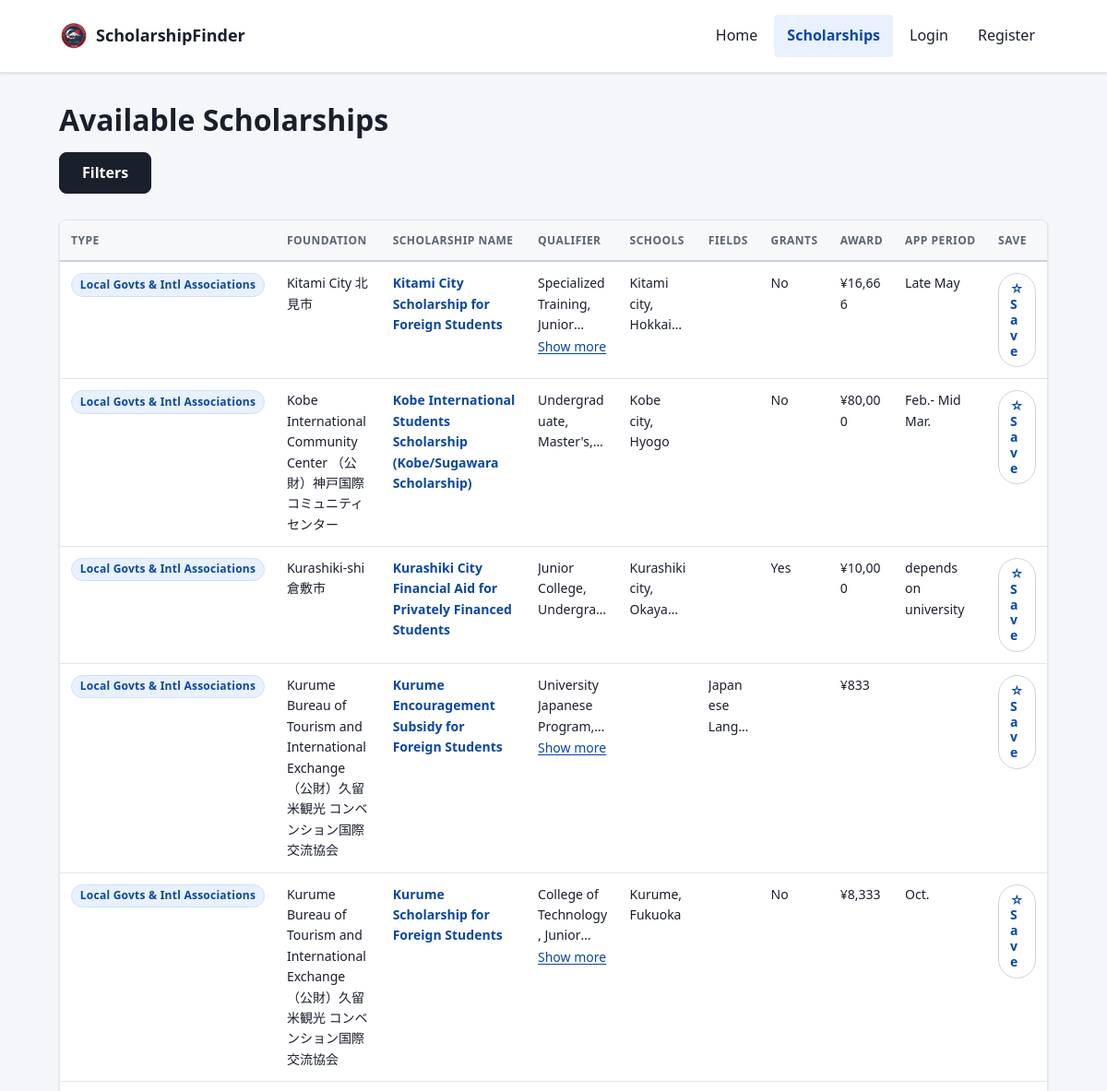
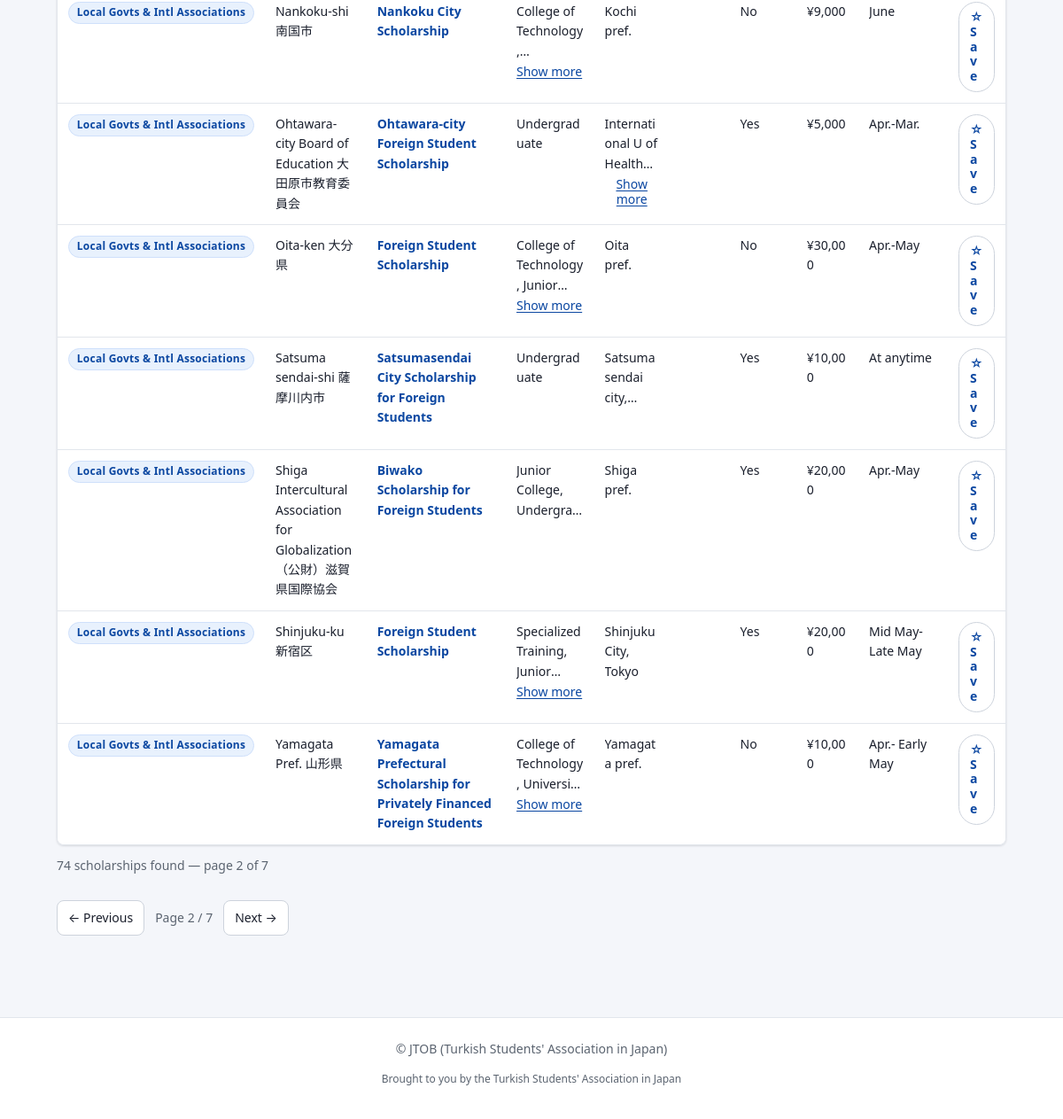
/scholarships/?page=2, run on the app's committed database (2 pictures, top to bottom).
### scholarships/models.py (models this page shows, shortened)
class Scholarship(models.Model):
    SECTION_CHOICES = [
        ("III", "Local Govts & Intl Associations"),
        ("IV", "Private Foundations"),
        ("V", "For Applicants Residing Abroad"),
    ]
    section = models.CharField(max_length=50, choices=SECTION_CHOICES)
    foundation_name = models.CharField(max_length=500)
    scholarship_name = models.CharField(max_length=500)
    address_contact = models.TextField(blank=True, default="")
    inquiry = models.CharField(max_length=50, blank=True, default="")
    application = models.CharField(max_length=50, blank=True, default="")
    qualifier = models.CharField(max_length=200, blank=True, default="")
    designated_schools = models.TextField(blank=True, default="")
    designated_fields = models.TextField(blank=True, default="")
    PLURAL_GRANTS_CHOICES = [("Yes", "Yes"), ("No", "No"), ("Unknown", "Unknown")]
    plural_grants = models.CharField(
        max_length=7, choices=PLURAL_GRANTS_CHOICES, blank=True, default=""
    )
    additional_requirements = models.TextField(blank=True, default="")
    contents = models.TextField(blank=True, default="")
    duration = models.CharField(max_length=200, blank=True, default="")
    application_period = models.CharField(max_length=200, blank=True, default="")
    selection_method = models.CharField(max_length=200, blank=True, default="")
    grantees = models.CharField(max_length=100, blank=True, default="")
    grantees_applications = models.CharField(max_length=100, blank=True, default="")
    notes = models.TextField(blank=True, default="")
    imported_at = models.DateTimeField(auto_now=True)
    class Meta:
        unique_together = ["foundation_name", "scholarship_name"]
        ordering = ["section", "foundation_name", "scholarship_name"]

### scholarships/views.py (the view)
# urls.py: path("scholarships/", views.scholarship_list, name="scholarship-list"),
def scholarship_list(request):
    scholarships = annotate_favorited(Scholarship.objects.all(), request.user)
    filter_form = ScholarshipFilterForm(request.GET or None)
    if filter_form.is_valid():
        scholarships = filter_scholarships(scholarships, filter_form.cleaned_data)
    paginator = Paginator(scholarships, SCHOLARSHIP_PAGE_SIZE)
    page_obj = paginator.get_page(request.GET.get("page"))
    filter_qs = request.GET.copy()
    filter_qs.pop("page", None)
    context = {
        "scholarships": page_obj,
        "filter_form": filter_form,
        "page_obj": page_obj,
        "paginator": paginator,
        "filter_querystring": filter_qs.urlencode(),
    }
    if request.headers.get("HX-Request"):
        return render(request, "scholarships/_scholarship_results.html", context)
    return render(request, "scholarships/scholarship_list.html", context)

### scholarships/templatetags/scholarship_extras.py (called while the page is built)
@register.filter
def expand_qualifier(qualifier_string):
    if not qualifier_string:
        return ""
    codes = [code.strip() for code in qualifier_string.split("\n") if code.strip()]
    expanded_names = []
    for code in codes:
        base_code = code.split("(")[0].strip()
        expanded_name = QUALIFIER_MAPPING.get(base_code, code)
        expanded_names.append(expanded_name)
    return ", ".join(expanded_names)

@register.filter
def display_grants(value):
    return value if value else ""

@register.filter
def get_section_display(section_code):
    section_mapping = {
        "III": "Local Govts & Intl Associations",
        "IV": "Private Foundations",
        "V": "For Applicants Residing Abroad",
    }
    return section_mapping.get(section_code, section_code)

def format_single_value(value_str, time_unit):
    try:
        value = float(value_str.replace(",", "")) * 1000
        time_unit = time_unit.upper() if time_unit else ""
        if time_unit in ["Y", "年"]:
            monthly_value = value / 12
        else:
            monthly_value = value
        return f"¥{int(monthly_value):,}"
    except (ValueError, TypeError):
        return None

### scholarships/views.py (called while the page is built, shortened)
def filter_scholarships(queryset, data):
    if data["section"]:
        queryset = queryset.filter(section=data["section"])
    if data["scholarship_name"]:
        queryset = queryset.filter(scholarship_name__icontains=data["scholarship_name"])
    if data["designated_schools"]:
        queryset = queryset.filter(
            designated_schools__icontains=data["designated_schools"]
        )
    if data["designated_fields"]:
        queryset = queryset.filter(
            designated_fields__icontains=data["designated_fields"]
        )
    if data["plural_grants"]:
        queryset = queryset.filter(plural_grants=data["plural_grants"])
    return queryset

def annotate_favorited(queryset, user):
    if not user.is_authenticated:
        return queryset
    fav_exists = Favorite.objects.filter(user=user, scholarship=OuterRef("pk"))
    return queryset.annotate(is_favorited=Exists(fav_exists))

### scholarships/templates/scholarships/scholarship_list.html (shortened to what this page needs)
{% extends "scholarships/base.html" %}
{% load scholarship_extras %}
{% block content %}
    <h1>Available Scholarships</h1>
    <button type="button" class="filter-toggle" onclick="toggleFilters()" aria-expanded="false">
        Filters
    </button>
    {% include "scholarships/_scholarship_results.html" %}
{% endblock %}

### scholarships/templates/scholarships/_scholarship_card.html (shortened to what this page needs)
{% load scholarship_extras %}
<tr>
    <td data-label="Type"><span class="section-badge">{{ s.section|get_section_display }}</span></td>
    <td data-label="Foundation">{{ s.foundation_name }}</td>
    <td data-label="Scholarship Name"><a href="{% url 'scholarship-detail' s.pk %}">{{ s.scholarship_name }}</a></td>
    <td data-label="Qualifier">
        <div class="text-clamp" id="qualifier-{{ s.pk }}">{{ s.qualifier|expand_qualifier }}</div>
        <button class="clamp-toggle" onclick="toggleClamp('qualifier-{{ s.pk }}')" data-target="qualifier-{{ s.pk }}">Show more</button>
    </td>
    <td data-label="Schools">
        <div class="text-clamp" id="schools-{{ s.pk }}">{{ s.designated_schools }}</div>
        <button class="clamp-toggle" onclick="toggleClamp('schools-{{ s.pk }}')" data-target="schools-{{ s.pk }}">Show more</button>
    </td>
    <td data-label="Fields">
        <div class="text-clamp" id="fields-{{ s.pk }}">{{ s.designated_fields }}</div>
    </td>
    <td data-label="Grants">{{ s.plural_grants|display_grants }}</td>
    <td data-label="Award">{{ s.contents|transform_award_amount }}</td>
    <td data-label="App Period">
        <div class="text-clamp" id="period-{{ s.pk }}">{{ s.application_period }}</div>
    </td>
    <td data-label="Save">{% include "scholarships/_favorite_button.html" with scholarship=s %}</td>
</tr>

### scholarships/templates/scholarships/_favorite_button.html
{% load static %}
{% if user.is_authenticated %}
    <span id="fav-{{ scholarship.pk }}" class="favorite-toggle">
        <form method="post" action="{% url 'toggle-favorite' scholarship.pk %}"
              hx-post="{% url 'toggle-favorite' scholarship.pk %}"
              hx-target="#fav-{{ scholarship.pk }}"
              hx-swap="outerHTML">
            {% csrf_token %}
            {% if scholarship.is_favorited %}
                <button type="submit" class="fav-btn is-favorited" aria-pressed="true" title="Remove from favorites">
                    ★ Saved
                </button>
            {% else %}
                <button type="submit" class="fav-btn" aria-pressed="false" title="Save to favorites">
                    ☆ Save
                </button>
            {% endif %}
        </form>
    </span>
{% else %}
    <a class="fav-btn fav-login" href="{% url 'login' %}?next={{ request.path }}" title="Login to save scholarships">
        ☆ Save
    </a>
{% endif %}

### scholarships/static/scholarships/style.css (style rules this page uses)
:root { --brand: #1a73e8; --brand-700: #0b47a1; --brand-050: #e8f1fd; --accent: #0d9488; --accent-050: #e6f5f3; --bg-app: #f4f6fa; --surface: #ffffff; --surface-muted: #f6f8fa; --surface-sunken: #eef1f5; --text: #1a1f2c; --text-muted: #5b6470; --text-subtle: #6b7280; --border: #e2e6ec; --border-strong: #cdd3dc; --success: #1a7f37; --success-bg: #dafbe1; --error: #b3261e; --error-bg: #fdecea; --warning: #8a5a00; --warning-bg: #fff3cd; --info: #0d7d8a; --info-bg: #e0f3f5; --text-xs: 0.75rem; --text-sm: 0.875rem; --text-base: 1rem; --text-md: 1.125rem; --text-lg: 1.25rem; --text-xl: 1.5rem; --text-2xl: 2rem; --text-3xl: 2.25rem; --space-1: 0.25rem; --space-2: 0.5rem; --space-3: 0.75rem; --space-4: 1rem; --space-5: 1.5rem; --space-6: 2rem; --space-7: 3rem; --space-8: 4rem; --radius-sm: 4px; --radius: 8px; --radius-lg: 12px; --radius-pill: 999px; --shadow-sm: 0 1px 2px rgba(15, 23, 42, 0.06), 0 1px 3px rgba(15, 23, 42, 0.08); --shadow-md: 0 4px 14px rgba(15, 23, 42, 0.08); --max-width: 70rem; --focus-ring: 0 0 0 3px rgba(26, 115, 232, 0.35); --color-bg: var(--surface); --color-text: var(--text); --color-text-muted: var(--text-muted); --color-border: var(--border); --color-focus: var(--brand); --color-success: var(--success); --color-error: var(--error); --color-warning: var(--warning); --color-info: var(--brand); --spacing-unit: var(--space-4); }
*, *::before, *::after { box-sizing: border-box; }
html { -webkit-text-size-adjust: 100%; }
body { margin: 0; padding: 0; font-family: system-ui, -apple-system, "Segoe UI", Roboto, "Helvetica Neue", Arial, sans-serif; font-size: var(--text-base); line-height: 1.6; color: var(--text); background: var(--bg-app); }
h1 { font-size: var(--text-2xl); line-height: 1.2; margin: 0 0 var(--space-4); color: var(--text); }
a { color: var(--brand-700); text-decoration: none; }
button, .button { display: inline-flex; align-items: center; justify-content: center; gap: var(--space-2); padding: var(--space-3) var(--space-4); min-height: 44px; font-size: var(--text-base); font-family: inherit; line-height: 1.2; border: 1px solid var(--border-strong); border-radius: var(--radius); background: var(--surface); color: var(--text); cursor: pointer; text-decoration: none; transition: background-color 0.15s ease, border-color 0.15s ease, color 0.15s ease, box-shadow 0.15s ease; }
.section-badge, .status-badge { display: inline-block; padding: 0.2rem 0.55rem; border-radius: var(--radius-pill); font-size: var(--text-xs); font-weight: 700; line-height: 1.4; white-space: nowrap; letter-spacing: 0.02em; }
.section-badge { background: var(--brand-050); color: var(--brand-700); border: 1px solid #cfe0fb; }
.filter-toggle { margin-bottom: var(--space-3); padding: var(--space-3) var(--space-5); background: var(--text); color: #fff; border: 1px solid var(--text); border-radius: var(--radius); font-weight: 600; cursor: pointer; font-size: var(--text-base); }
.scholarship-table td, .admin-table td { padding: var(--space-3); border-bottom: 1px solid var(--border); vertical-align: top; word-break: break-word; }
.scholarship-table tbody tr:last-child td, .admin-table tbody tr:last-child td { border-bottom: none; }
.scholarship-table a { font-weight: 600; color: var(--brand-700); text-decoration: none; }
.text-clamp { overflow: hidden; display: -webkit-box; -webkit-box-orient: vertical; -webkit-line-clamp: 3; line-clamp: 3; max-height: 4.8em; transition: max-height 0.3s ease; position: relative; }
.clamp-toggle { display: inline-block; margin-top: var(--space-1); padding: 0; min-height: 0; font-size: var(--text-sm); color: var(--brand-700); background: none; border: none; cursor: pointer; text-decoration: underline; text-underline-offset: 2px; }
.fav-btn { display: inline-flex; align-items: center; justify-content: center; gap: var(--space-2); padding: var(--space-2) var(--space-3); min-height: 36px; font-size: var(--text-sm); font-family: inherit; line-height: 1.2; border: 1px solid var(--border-strong); border-radius: var(--radius-pill); background: var(--surface); color: var(--text); cursor: pointer; text-decoration: none; transition: background-color 0.15s ease, border-color 0.15s ease, color 0.15s ease; }

### data on the page
Scholarship: section|get_section_display "Local Govts & Intl Associations", foundation_name "Kitami City 北見市", scholarship_name "Kitami City Scholarship for Foreign Students", qualifier|expand_qualifier "Specialized Training,…", designated_schools "Kitami…", plural_grants|display_grants "No", contents|transform_award_amount "¥16,666", application_period "Late May"
Scholarship: section|get_section_display "Local Govts & Intl Associations", foundation_name "Kobe International Community Center （公財）神戸国際コミュニティ センター", scholarship_name "Kobe International Students Scholarship (Kobe/Sugawara Scholarship)", qualifier|expand_qualifier "Undergraduate,…", designated_schools "Kobe city, Hyogo", plural_grants|display_grants "No", contents|transform_award_amount "¥80,000", application_period "Feb.- Mid Mar."
Scholarship: section|get_section_display "Local Govts & Intl Associations", foundation_name "Kurashiki-shi 倉敷市", scholarship_name "Kurashiki City Financial Aid for Privately Financed Students", qualifier|expand_qualifier "Junior…", designated_schools "Kurashiki…", plural_grants|display_grants "Yes", contents|transform_award_amount "¥10,000", application_period "depends on university"
Scholarship: section|get_section_display "Local Govts & Intl Associations", foundation_name "Kurume Bureau of Tourism and International Exchange （公財）久留米観光 コンベンション国際交流協会", scholarship_name "Kurume Encouragement Subsidy for Foreign Students", qualifier|expand_qualifier "University Japanese…", contents|transform_award_amount "¥833"
Scholarship: section|get_section_display "Local Govts & Intl Associations", foundation_name "Kurume Bureau of Tourism and International Exchange （公財）久留米観光 コンベンション国際交流協会", scholarship_name "Kurume Scholarship for Foreign Students", qualifier|expand_qualifier "College of Technology,…", designated_schools "Kurume, Fukuoka", plural_grants|display_grants "No", contents|transform_award_amount "¥8,333", application_period "Oct."
Scholarship: section|get_section_display "Local Govts & Intl Associations", foundation_name "Nankoku-shi 南国市", scholarship_name "Nankoku City Scholarship", qualifier|expand_qualifier "College of…", designated_schools "Kochi pref.", plural_grants|display_grants "No", contents|transform_award_amount "¥9,000", application_period "June"
Scholarship: section|get_section_display "Local Govts & Intl Associations", foundation_name "Ohtawara-city Board of Education 大田原市教育委員会", scholarship_name "Ohtawara-city Foreign Student Scholarship", qualifier|expand_qualifier "Undergraduate", designated_schools "International U of…", plural_grants|display_grants "Yes", contents|transform_award_amount "¥5,000", application_period "Apr.-Mar."
Scholarship: section|get_section_display "Local Govts & Intl Associations", foundation_name "Oita-ken 大分県", scholarship_name "Foreign Student Scholarship", qualifier|expand_qualifier "College of Technology,…", designated_schools "Oita pref.", plural_grants|display_grants "No", contents|transform_award_amount "¥30,000", application_period "Apr.-May"
Scholarship: section|get_section_display "Local Govts & Intl Associations", foundation_name "Satsuma sendai-shi 薩摩川内市", scholarship_name "Satsumasendai City Scholarship for Foreign Students", qualifier|expand_qualifier "Undergraduate", designated_schools "Satsumasendai…", plural_grants|display_grants "Yes", contents|transform_award_amount "¥10,000", application_period "At anytime"
Scholarship: section|get_section_display "Local Govts & Intl Associations", foundation_name "Shiga Intercultural Association for Globalization （公財）滋賀県国際協会", scholarship_name "Biwako Scholarship for Foreign Students", qualifier|expand_qualifier "Junior…", designated_schools "Shiga pref.", plural_grants|display_grants "Yes", contents|transform_award_amount "¥20,000", application_period "Apr.-May"
Scholarship: section|get_section_display "Local Govts & Intl Associations", foundation_name "Shinjuku-ku 新宿区", scholarship_name "Foreign Student Scholarship", qualifier|expand_qualifier "Specialized Training,…", designated_schools "Shinjuku City, Tokyo", plural_grants|display_grants "Yes", contents|transform_award_amount "¥20,000", application_period "Mid May- Late May"
Scholarship: section|get_section_display "Local Govts & Intl Associations", foundation_name "Yamagata Pref. 山形県", scholarship_name "Yamagata Prefectural Scholarship for Privately Financed Foreign Students", qualifier|expand_qualifier "College of Technology,…", designated_schools "Yamagata pref.", plural_grants|display_grants "No", contents|transform_award_amount "¥10,000", application_period "Apr.- Early May"

### other printed values
{{ paginator.count }} "74"
{{ page_obj.number }} "2"
{{ page_obj.paginator.num_pages }} "7"
